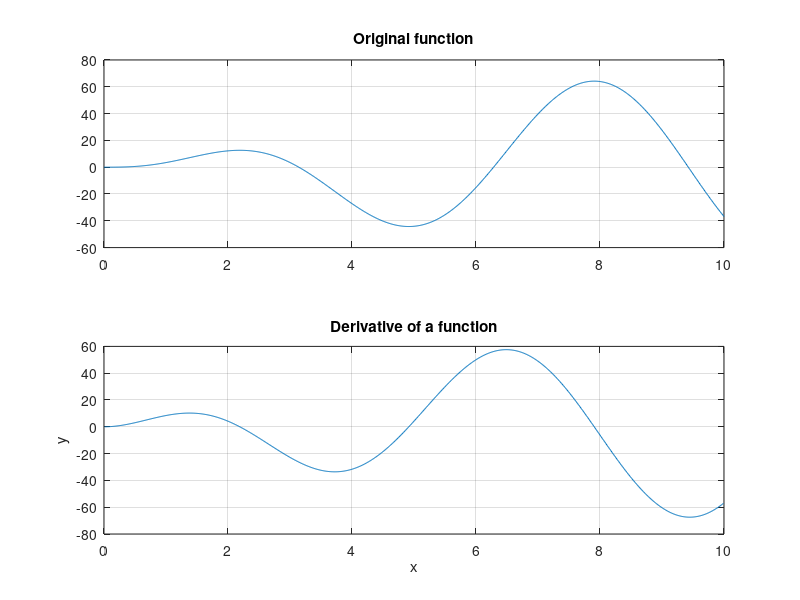

Recreate this plot in MATLAB.
%derive of a function 14.2
%set up a x-array from 0 to 10 with array

x = 0:0.01:10;
y = 5*x.^2.*exp(-0.2*x).*sin(x);
% find the central differnce estimate 
n = length(x);
der = (y(3:n)-y(1:n-2))./(x(3:n)-x(1:n-2));

%plot the orginal function
subplot(2,1,1)
plot(x,y)
grid on 
title('Original function')
subplot(2,1,2)
plot(x(2:n-1),der)
grid on 

title ('Derivative of a function')
xlabel('x')
ylabel('y')
